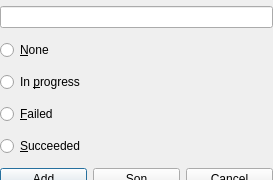
<?xml version="1.0" encoding="UTF-8"?>
<ui version="4.0">
 <class>DialogItem</class>
 <widget class="QDialog" name="DialogItem">
  <property name="geometry">
   <rect>
    <x>0</x>
    <y>0</y>
    <width>273</width>
    <height>180</height>
   </rect>
  </property>
  <property name="windowTitle">
   <string>Create a new item</string>
  </property>
  <widget class="QWidget" name="verticalLayoutWidget">
   <property name="geometry">
    <rect>
     <x>0</x>
     <y>0</y>
     <width>273</width>
     <height>200</height>
    </rect>
   </property>
   <layout class="QVBoxLayout" name="verticalLayout">
    <item>
     <widget class="QLineEdit" name="editItem"/>
    </item>
    <item>
     <widget class="QRadioButton" name="radioNone">
      <property name="text">
       <string>&amp;None</string>
      </property>
     </widget>
    </item>
    <item>
     <widget class="QRadioButton" name="radioProgress">
      <property name="text">
       <string>In &amp;progress</string>
      </property>
      <property name="icon">
       <iconset>
        <normaloff>../data/images/uncheck.png</normaloff>../data/images/uncheck.png</iconset>
      </property>
     </widget>
    </item>
    <item>
     <widget class="QRadioButton" name="radioFailure">
      <property name="text">
       <string>&amp;Failed</string>
      </property>
      <property name="icon">
       <iconset>
        <normaloff>../data/images/failure.png</normaloff>../data/images/failure.png</iconset>
      </property>
     </widget>
    </item>
    <item>
     <widget class="QRadioButton" name="radioSuccess">
      <property name="text">
       <string>&amp;Succeeded</string>
      </property>
      <property name="icon">
       <iconset>
        <normaloff>../data/images/check.png</normaloff>../data/images/check.png</iconset>
      </property>
     </widget>
    </item>
    <item>
     <layout class="QHBoxLayout" name="horizontalLayout">
      <item>
       <widget class="QPushButton" name="pushBrother">
        <property name="text">
         <string>&amp;Add</string>
        </property>
        <property name="icon">
         <iconset>
          <normaloff>../data/images/Add.png</normaloff>../data/images/Add.png</iconset>
        </property>
       </widget>
      </item>
      <item>
       <widget class="QPushButton" name="pushChild">
        <property name="text">
         <string>S&amp;on</string>
        </property>
        <property name="icon">
         <iconset>
          <normaloff>../data/images/son.png</normaloff>../data/images/son.png</iconset>
        </property>
       </widget>
      </item>
      <item>
       <widget class="QPushButton" name="pushCancel">
        <property name="text">
         <string>&amp;Cancel</string>
        </property>
        <property name="icon">
         <iconset>
          <normaloff>../data/images/Delete.png</normaloff>../data/images/Delete.png</iconset>
        </property>
       </widget>
      </item>
     </layout>
    </item>
   </layout>
  </widget>
 </widget>
 <resources/>
 <connections/>
</ui>
